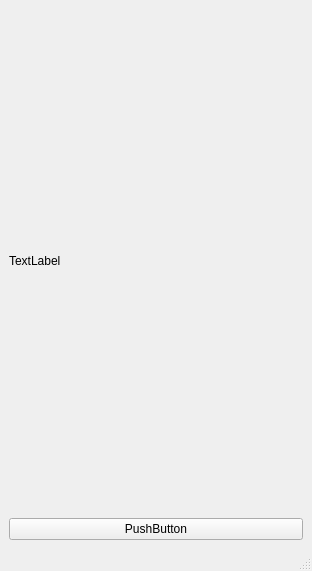
<?xml version="1.0" encoding="UTF-8"?>
<ui version="4.0">
 <class>MainWindow</class>
 <widget class="QMainWindow" name="MainWindow">
  <property name="geometry">
   <rect>
    <x>0</x>
    <y>0</y>
    <width>312</width>
    <height>571</height>
   </rect>
  </property>
  <property name="windowTitle">
   <string>MainWindow</string>
  </property>
  <widget class="QWidget" name="centralwidget">
   <layout class="QVBoxLayout" name="verticalLayout">
    <item>
     <widget class="QLabel" name="label">
      <property name="text">
       <string>TextLabel</string>
      </property>
     </widget>
    </item>
    <item>
     <widget class="QPushButton" name="pushButton">
      <property name="text">
       <string>PushButton</string>
      </property>
     </widget>
    </item>
   </layout>
  </widget>
  <widget class="QMenuBar" name="menubar">
   <property name="geometry">
    <rect>
     <x>0</x>
     <y>0</y>
     <width>312</width>
     <height>21</height>
    </rect>
   </property>
  </widget>
  <widget class="QStatusBar" name="statusbar"/>
 </widget>
 <resources/>
 <connections/>
</ui>
